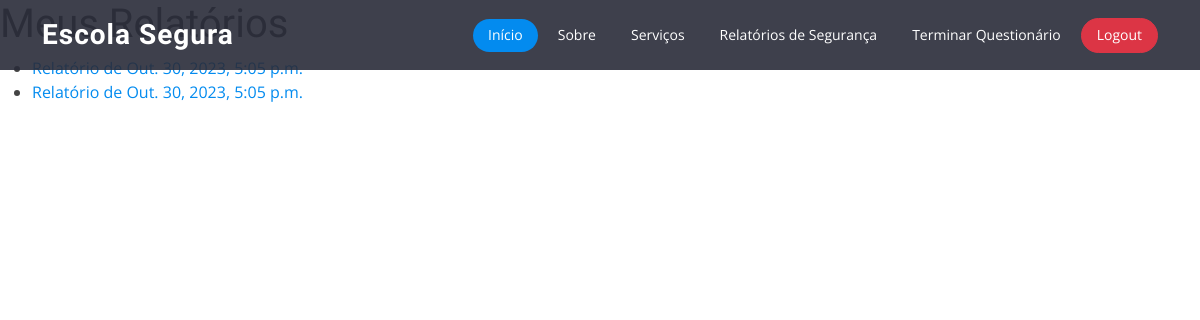
Page /reports/ (signed in) on the earlier database version.
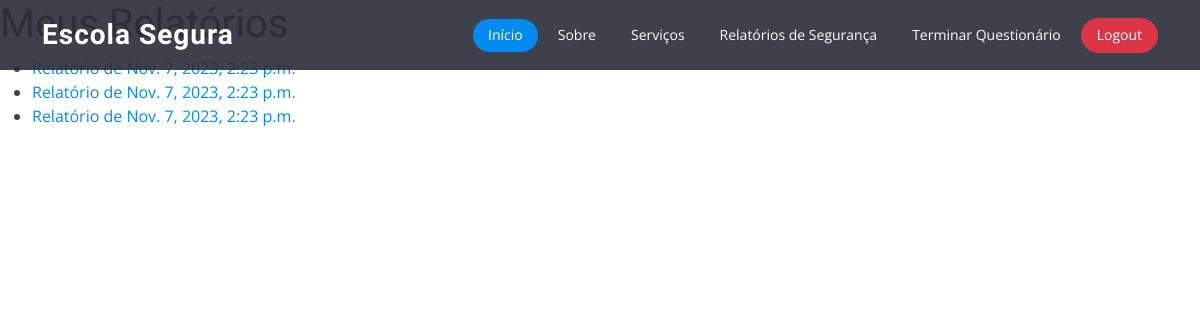
Same page on the later database version.
### app/models.py (models this page shows, shortened)
class RiskAssessment(models.Model):
    user = models.ForeignKey(User, on_delete=models.CASCADE) # Assuming you have a User model
    risk_topic = models.ForeignKey(RiskTopic, on_delete=models.CASCADE)
    total_score = models.IntegerField()
    recommendations = models.ManyToManyField(Recommendation)
    assesment_date_taken = models.DateTimeField(auto_now_add=True,blank=True, null=True)
    aggregate_report = models.ForeignKey('AggregateReport', on_delete=models.SET_NULL, null=True, related_name="linked_assessments")

### app/views.py (the view)
# urls.py: path('reports/', views.reports_list_view, name='reports_list'),
@login_required
def reports_list_view(request):
    user = request.user
    assessments = RiskAssessment.objects.filter(user=user).order_by('-assesment_date_taken')
    context = {
        'assessments': assessments,
    }
    return render(request, 'app/reports_list.html', context)

### app/context_processors.py (called while the page is built)
def questionnaire_context(request):
    if request.user.is_authenticated:
        has_saved_responses = TemporaryResponses.objects.filter(user=request.user).exists()
    else:
        has_saved_responses = False
    return {
        'has_saved_responses': has_saved_responses
    }

### app/templates/app/reports_list.html
{% extends 'app/layout.html' %}
{% block content %}
<h1>Meus Relatórios</h1>
<ul>
    {% for assessment in assessments %}
    <li>
        <a href="{% url 'report_detail' assessment.id %}">
            Relatório de {{ assessment.assesment_date_taken }}
        </a>
    </li>
    {% endfor %}
</ul>
{% endblock %}

Differences in the rows shown:
removed RiskAssessment: assesment_date_taken "Out. 30, 2023, 5:05 p.m."
added RiskAssessment: assesment_date_taken "Nov. 7, 2023, 2:23 p.m."
added RiskAssessment: assesment_date_taken "Nov. 7, 2023, 2:23 p.m."
